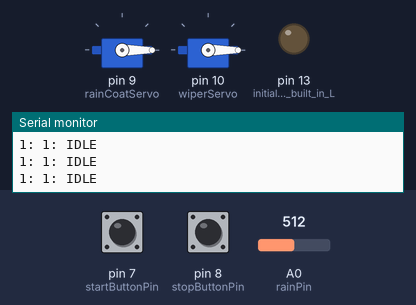
Simulated run of this sketch. Board: Arduino Uno, built with avr-gcc and run on an emulated ATmega328P. Parts: 2 × servo, output pins drawn as LEDs (lit = HIGH), the last lines printed to the serial monitor. The test bench sets the inputs (shaded band); at power-on: A0 (rainPin) = 512, pin 7 (startButtonPin) HIGH, pin 8 (stopButtonPin) HIGH.

Above: at 1.7 s.
1.8 s: A0 (rainPin) set to 488
At 2.8 s:
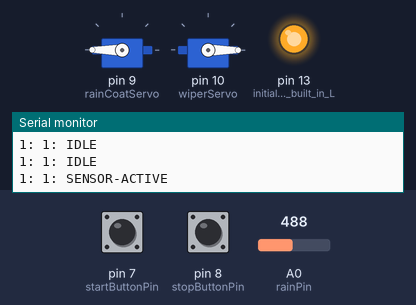
4.8 s: A0 (rainPin) set to 510
At 7.1 s:
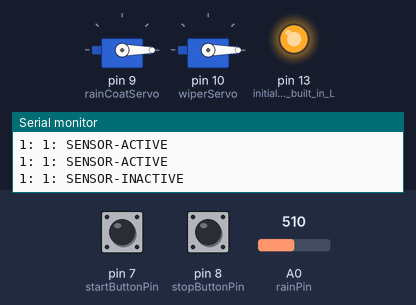
7.8 s: pin 7 (startButtonPin) pulled LOW for 0.6 s
At 8.9 s:
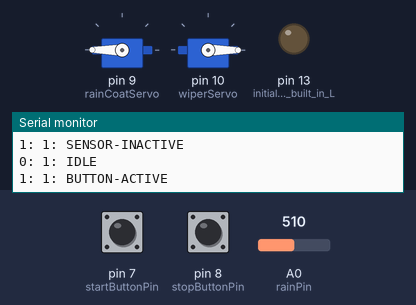
11.4 s: pin 8 (stopButtonPin) pulled LOW for 0.6 s
At 12.4 s:
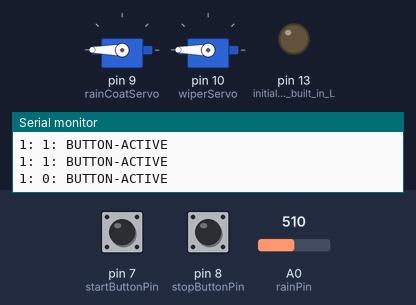
14.5 s: pin 7 (startButtonPin) pulled LOW for 1 s
At 15.9 s:
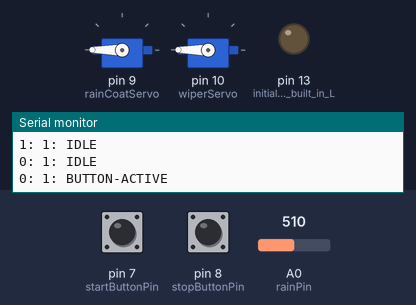
18.5 s: pin 8 (stopButtonPin) pulled LOW for 1 s
At 21.2 s:
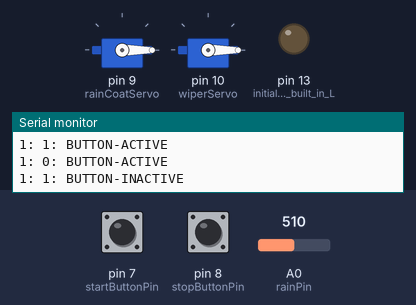
Timing chart, 0 to 22.5 s (numbered marks = the images above; inputs shaded):
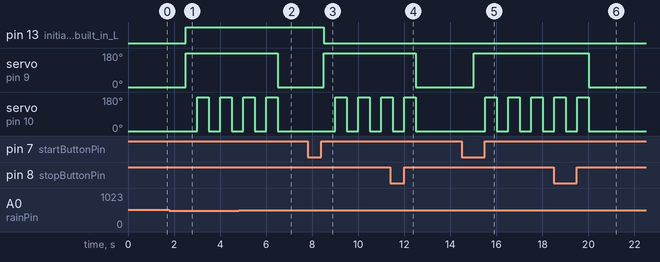

Measured:
- the behaviour switches between 500 and 499 on A0 (rainPin) (found by bisection; images 0 and 1)
- after the input at 1.8 s, pin 13 (initialize_the_built_in_L): LOW → HIGH after 0.70 s; servo on pin 9 (rainCoatServo): 0° → 180° after 0.70 s; servo on pin 10 (wiperServo): alternates 180° for 0.50 s and 0° for 0.50 s, starting after 1.2 s
- after the input at 4.8 s, servo on pin 9 (rainCoatServo): 180° → 0° after 1.7 s
- after the input at 7.8 s, pin 13 (initialize_the_built_in_L): HIGH → LOW after 0.71 s; servo on pin 9 (rainCoatServo): 0° → 180° after 0.70 s; servo on pin 10 (wiperServo): alternates 180° for 0.50 s and 0° for 0.50 s, starting after 1.2 s
- after the input at 11.4 s, servo on pin 9 (rainCoatServo): 180° → 0° after 1.1 s; servo on pin 10 (wiperServo): goes on until 12.5 s, then stays 0°
- after the input at 14.5 s, servo on pin 9 (rainCoatServo): 0° → 180° after 0.51 s; servo on pin 10 (wiperServo): alternates 180° for 0.50 s and 0° for 0.50 s, starting after 1.0 s
- after the input at 18.5 s, servo on pin 9 (rainCoatServo): 180° → 0° after 1.5 s; servo on pin 10 (wiperServo): goes on until 20.0 s, then stays 0°

The sketch:

Full-System-Code.ino
```cpp
#include <Servo.h>

// State Machine
enum machineStates {IDLE, SENSOR_ACTIVE, SENSOR_INACTIVE, BUTTON_ACTIVE, BUTTON_INACTIVE};
machineStates state;
String machineStatesArray[5] = {"IDLE", "SENSOR-ACTIVE", "SENSOR-INACTIVE", "BUTTON-ACTIVE", "BUTTON-INACTIVE"};

// Rain Sensor configurations
const int rainPin = A0; // the number of analog pin for Rain Sensor
const int thresholdValue = 500; // the threshold value to detect rain

// Push buttons configurations
const int startButtonPin = 7;  // the number of the start button pin
const int stopButtonPin = 8;  // the number of the stop button pin
int startButtonState = 0;  // variable for reading the start hbutton status
int stopButtonState = 0;  // variable for reading the stop button status

// Servo motor object
Servo rainCoatServo, wiperServo; // servo motors for raincoat and wiper

void setup() {
  rainCoatServo.attach(9); // attach raincoat servo to PWM pin 9
  wiperServo.attach(10); // attach wiper servo to PWM pin 10
  pinMode(LED_BUILTIN, OUTPUT); // initialize the built in LED as an output:

  // initialize the button pins as an pull up input:
  pinMode(startButtonPin, INPUT_PULLUP);
  pinMode(stopButtonPin, INPUT_PULLUP);
  // attachInterrupt(digitalPinToInterrupt(stopButtonPin), stop_button_interrupt, FALLING);

  Serial.begin(9600);
  reset_motors();
}

void loop() {
  // read the state of the buttons value:
  startButtonState = digitalRead(startButtonPin);
  stopButtonState = digitalRead(stopButtonPin);

  int sensorValue = analogRead(rainPin);
  Serial.print(startButtonState);
  // Serial.print(sensorValue);
  Serial.print(": ");
  Serial.print(stopButtonState);
  Serial.print(": ");
  Serial.println(machineStatesArray[state]);

  switch (state) {
    case IDLE: {
      reset_motors();
      if (startButtonState == LOW) {
        release_rain_coat();
        state = BUTTON_ACTIVE;
      }
      else if (sensorValue < thresholdValue) {
        release_rain_coat();
        state = SENSOR_ACTIVE;
      }
    }
    break;

    case BUTTON_ACTIVE: {
      digitalWrite(LED_BUILTIN, LOW);   // turn the LED off by making the voltage LOW
      activate_wiper();
      if (stopButtonState == LOW) {
        reset_motors();
        state = BUTTON_INACTIVE;
      }
    }
    break;

    case SENSOR_ACTIVE: {
      digitalWrite(LED_BUILTIN, HIGH);  // turn the LED on (HIGH is the voltage level)
      activate_wiper();
      if (sensorValue >= thresholdValue) {
        reset_motors();
        state = SENSOR_INACTIVE;
      }
    }
    break;

    case BUTTON_INACTIVE: {
      delay(1000);
      state = IDLE;
    }
    break;

    case SENSOR_INACTIVE: {
      delay(1000);
      state = IDLE;
    }
    break;
  }
}

// initialize the motor angle position
void reset_motors() {
  rainCoatServo.write(0);
  wiperServo.write(0);
  delay(500);
}

void release_rain_coat() {
  rainCoatServo.write(180);
}

void activate_wiper() {
  wiperServo.write(0);
  delay(500);

  wiperServo.write(180);
  delay(500);
}

void stop_button_interrupt() {
  Serial.println("Stop button interrupt activated");
  reset_motors();
}
```
